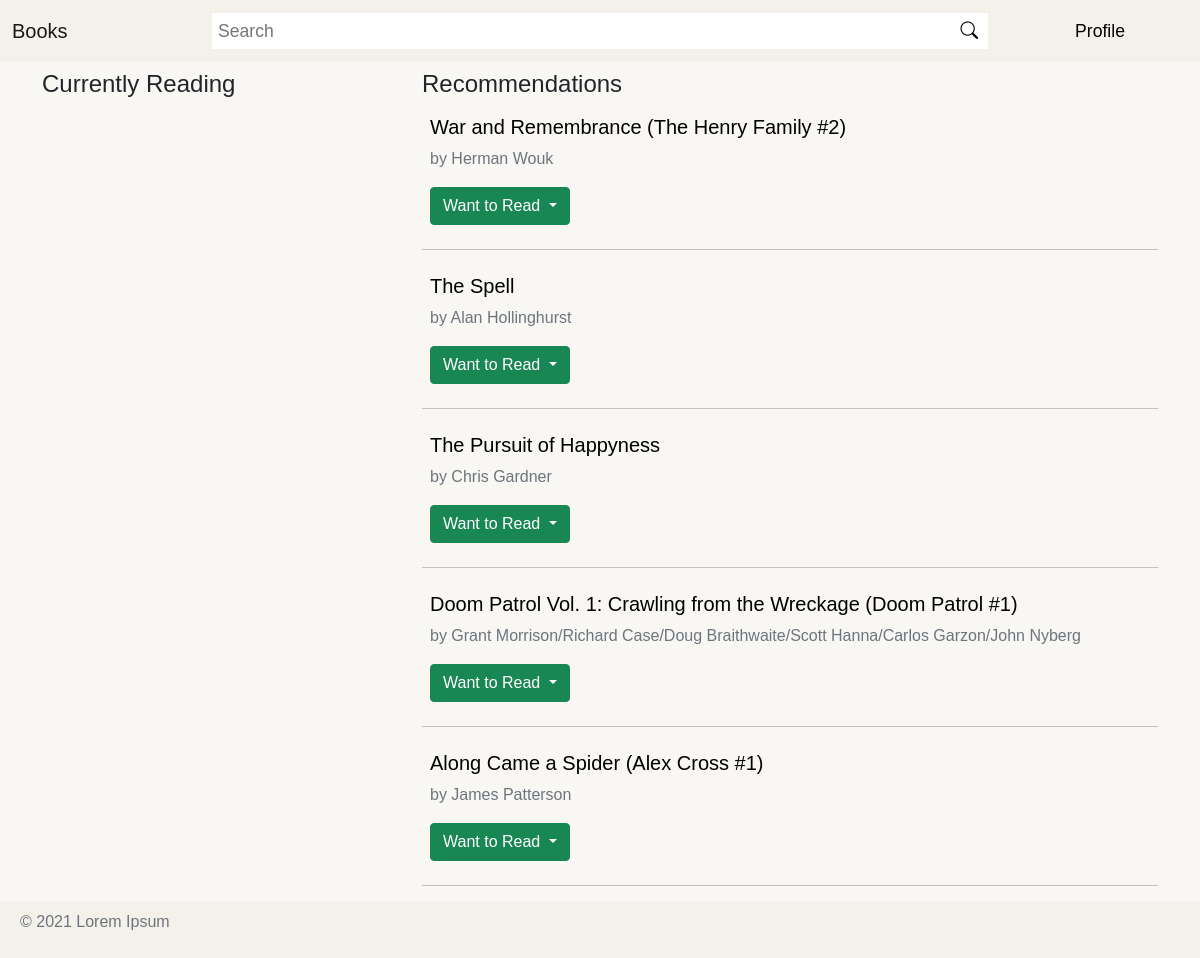
The page / (signed in) on the database its author committed.
### tables this page shows
CREATE TABLE books (
    id INTEGER,
    title TEXT NOT NULL,
    author TEXT,
    publisher TEXT,
    num_pages INTEGER,
    isbn TEXT,
    isbn13 TEXT,
    PRIMARY KEY (id)
);

### app.py (the view)
@app.route("/")
def index():
    random_books = db.get_random_books(5)
    return render_template("index.html", random_books=random_books, saved_books=db.get_saved_books(session.get('user_id')))

### db.py (called while the page is built)
def get_random_books(num):
    with sqlite3.connect(DB) as con:
        con.row_factory = sqlite3.Row
        cur = con.cursor()
        cur.execute("SELECT * FROM books ORDER BY RANDOM() LIMIT ?", [num])
        result = cur.fetchall()
    return result

def get_saved_books(user_id):
    if not user_id:
        return None
    with sqlite3.connect(DB) as con:
        con.row_factory = sqlite3.Row
        cur = con.cursor()
        cur.execute("SELECT * FROM saved_books WHERE user_id = ?", [user_id])
        result = cur.fetchall()
    books = {}
    for r in result:
        books[r['book_id']] = r['status']
    return books

### templates/index.html (shortened to what this page needs)
{% extends "layout.html" %}
{% block main %}
    <div class="row">
        {% if session.get('user_id') != None %}
        <section class="col-lg-4 col-sm-12">
            <h4 class="my-2">Currently Reading</h4>
        </section>
        {% endif %}
        <section class="{% if session.get('user_id') != None %} col-lg-8 {% else %} col-lg-12 {% endif %} col-sm-12">
            <h4 class="my-2">Recommendations</h4>
            {% for book in random_books %}
                <div class="p-2 w-100">
                    <h5><a class="book-title" href="/book/{{ book['id'] }}">{{ book['title'] }}</a></h5>
                    <p class="text-muted fs-6">by {{ book['author'] }}</p>
                    {% if session.get('user_id') != None %}
                        {% include 'book_btn.html' %}
                    {% endif %}
                </div>
                <hr>
            {% endfor %}
        </section>
    </div>
{% endblock %}

### templates/layout.html (shortened to what this page needs)
<!DOCTYPE html>
<html lang="en">
    <head>
        <link rel="stylesheet" href="https://cdn.jsdelivr.net/npm/bootstrap@5.0.2/dist/css/bootstrap.min.css">
        <link rel="stylesheet" href="https://cdn.jsdelivr.net/npm/bootstrap-icons@1.5.0/font/bootstrap-icons.css">
        <link rel="stylesheet" href="{{ url_for('static', filename='css/styles.css') }}">
    </head>
    <body>
        <header class="container-fluid">
            <nav class="navbar navbar-expand-lg navbar-light bg-1 row">
                <a class="brand col-lg-2 col-sm-4 py-2" href="/">Books</a>
                <div class="col-lg-8 col-sm-8">
                    <form class="d-flex search-box p-1" action="/search" method="get">
                        <input class="input-search flex-grow-1" type="search" name="q" placeholder="Search" aria-label="search">
                        <button class="input-btn" type="submit"><i class="bi bi-search"></i></button>
                    </form>
                </div>
                {% if session.get('user_id') != None %}
                <div class="dropdown profile-btn col-lg-2 col-sm-12 py-2">
                    <button class="btn-transparent w-100 h-100" id="profileDropdown" role="button" data-bs-toggle="dropdown" aria-expanded="false">
                        Profile
                    </button>
                </div>
                {% endif %}
            </nav>
        </header>
        <main class="container">
            {% block main %}
            {% endblock %}
        </main>
        <footer class="container-fluid bg-1">
            <div class="w-100 h-100 p-2">
                <p class="text-muted fs-6">&#169; 2021 Lorem Ipsum</p>
            </div>
        </footer>
    </body>
</html>

### templates/book_btn.html (shortened to what this page needs)
<div class="btn-group book-action">
    <button type="button" class="btn {% if book['id'] in saved_books %} btn-primary {% else %} btn-success {% endif %} dropdown-toggle" data-bs-toggle="dropdown" aria-expanded="false">
        {% if saved_books.get(book['id']) == 1 %}
            <i class="bi bi-check"></i> Want to Read
        {% elif saved_books.get(book['id']) == 2 %}
            <i class="bi bi-check"></i> Currently Reading
        {% elif saved_books.get(book['id']) == 3 %}
            <i class="bi bi-check"></i> Read
        {% else %}
            Want to Read
        {% endif %}
    </button>
</div>

### static/css/styles.css (style rules this page uses)
body { background-color: #F9F7F4; font-family: Arial, Helvetica, sans-serif; font-size: 1.1rem; max-width: 100%; }
.bg-1 { background-color: #F4F1EA !important; }
.brand { font-size: 1.25rem; text-decoration: none; white-space: nowrap; color: rgba(0, 0, 0, 0.9); }
.search-box { background-color: #FFFFFF; }
.input-search { border: none; }
.input-btn { background-color: #FFFFFF; border: none; }
.btn-transparent { background-color: rgba(0, 0, 0, 0); border: none; }
.book-title { text-decoration: none; color: black; }

### rows shown on the page
books: title "The Pursuit of Happyness", author "Chris Gardner", shows "Want to Read"
books: title "Along Came a Spider (Alex Cross #1)", author "James Patterson", shows "Want to Read"

### other values the page prints
{{ book['title'] }} "War and Remembrance (The Henry Family #2)" "The Spell" "Doom Patrol Vol. 1: Crawling from the Wreckage (Doom Patrol #1)"
{{ book['author'] }} "Herman Wouk" "Alan Hollinghurst" "Grant Morrison/Richard Case/Doug Braithwaite/Scott Hanna/Carlos Garzon/John Nyberg"
